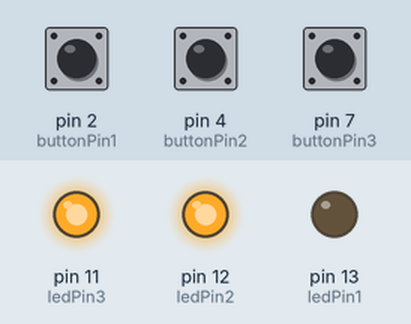
Recording of a sketch running on a simulated Arduino Uno, built with avr-gcc and run on an emulated ATmega328P. Shown: output pins drawn as LEDs (lit = HIGH). The test bench sets the inputs (shaded band); at power-on: pin 2 (buttonPin1) HIGH, pin 4 (buttonPin2) LOW, pin 7 (buttonPin3) LOW.

Above: at 1.2 s.
1.3 s: pin 2 (buttonPin1) pulled LOW for 0.15 s
At 3.1 s:
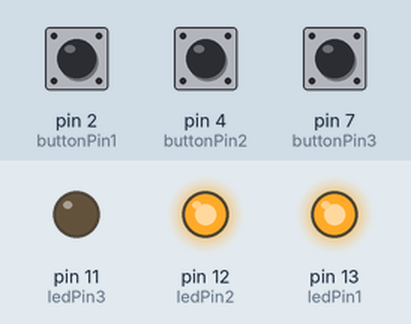
4.4 s: pin 2 (buttonPin1) pulled LOW for 3.2 s
10.6 s: pin 2 (buttonPin1) pulled LOW for 1 s
At 16.1 s:
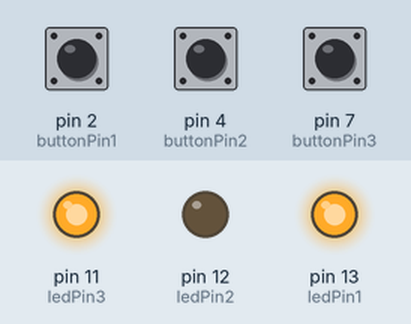
Timing chart, 0 to 17.8 s (numbered marks = the images above; inputs shaded):
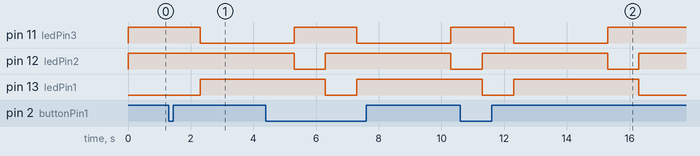

The sketch:

Traffic_Lights.ino
```cpp
// constants won't change. They're used here to set pin numbers:
const int buttonPin1 = 2;     //B1/S1
const int buttonPin2 = 4;     //B2/S2
const int buttonPin3 = 7;     //B3/S3
const int ledPin1 =  13;      //L1 Red/13
const int ledPin2 =  12;      //L2 Yellow/12
const int ledPin3 =  11;      //L3 Green/11

// variables will change:
int buttonState1 = 0;         // variable for reading the pushbutton status
int buttonState2 = 0;
int buttonState3 = 0;

bool button1Press = false;

void setup() {
  // initialize the LED pin as an output:
  pinMode(ledPin1, OUTPUT);
  pinMode(ledPin2, OUTPUT);
  pinMode(ledPin3, OUTPUT);
  // initialize the pushbutton pin as an input:
  pinMode(buttonPin1, INPUT);
  pinMode(buttonPin2, INPUT);
  pinMode(buttonPin3, INPUT);

  //  initialize LED output
  digitalWrite(ledPin1, LOW);
  digitalWrite(ledPin2, HIGH);
  digitalWrite(ledPin3, HIGH);

}

void loop() {
  // read the state of the pushbutton value:
  buttonState1 = digitalRead(buttonPin1);
  buttonState2 = digitalRead(buttonPin2);
  buttonState3 = digitalRead(buttonPin3);


  if (buttonState1 == LOW) {
    delay(1000);
    digitalWrite(ledPin1, HIGH);
    digitalWrite(ledPin3, LOW);
    delay(3000);
    digitalWrite(ledPin3, HIGH);
    digitalWrite(ledPin2, LOW);
    delay(1000);
    digitalWrite(ledPin2, HIGH);
    digitalWrite(ledPin1, LOW);
  }

}
```

Measured:
- after the input at 1.3 s, pin 11 (ledPin3): HIGH → LOW after 1.0 s; pin 13 (ledPin1): LOW → HIGH after 1.0 s
- after the input at 10.6 s, pin 11 (ledPin3): HIGH → LOW after 1.7 s, → HIGH 3.0 s later
